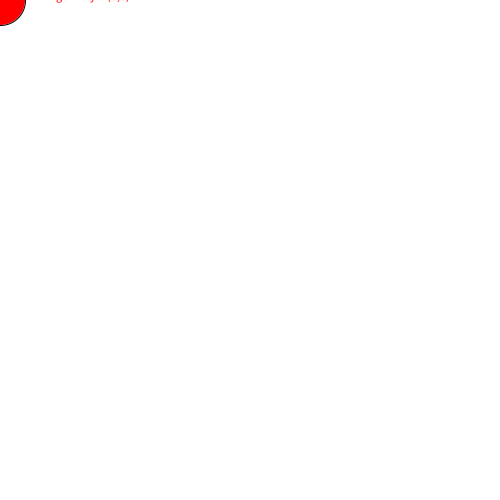
Frame 1 (no input)
Frame 60 (the mouse pressed at the canvas centre just before this capture): identical to frame 1, image omitted
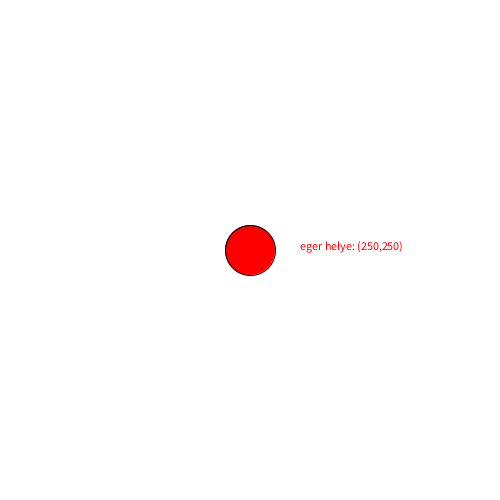
Frame 120 (the mouse held since frame 60 and released just before this capture)

The Processing sketch that drew these frames (run headless with seeded random() and noise(); from frame 60 on, the mouse is pressed at the canvas centre):

// Processing sketch: specialis_valtozok
// ── specialis_valtozok.pde
// vannak olyan valtozok, amiknek az erteket nem mi mondjuk meg, hanem a processing. 
// ilyenek:
// width es height, amik a vaszon szelesseget es magassagat mondjak meg
// tehat a width/2, height/2 koordinatak az mindig a vaszon kozepe

// mouseX es mouseY minden pillanatban az eger helyenek x es Y koordinatai (akor is ha eppen kint van a kepbol!)

// mousePressed egy oyan fiok aminek a tartalma IGAZ, ha le van nyomva az eger gombja

void setup(){
    size(500, 500);    
}

void draw(){
    background(#ffffff);
    fill(#ff0000);
    // ellipszis ami mindig oda van kirajzolva mint az eger
    ellipse(mouseX, mouseY, 50, 50);
    
    // ki is irom az eger koordinatait
    text("eger helye: ("+mouseX+","+mouseY+")", mouseX+50, mouseY);
}
